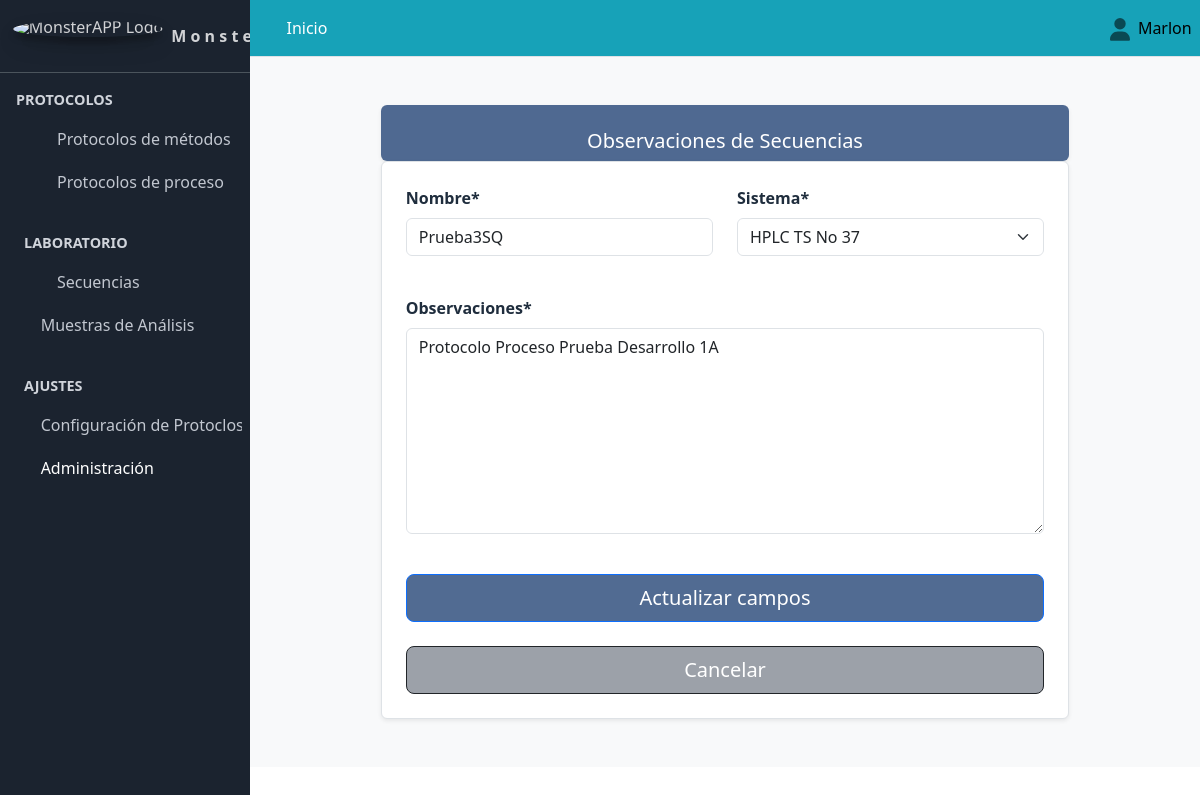
/actualizar_secuencias_validadas/19/ (signed in), run on an earlier commit of the app's database.
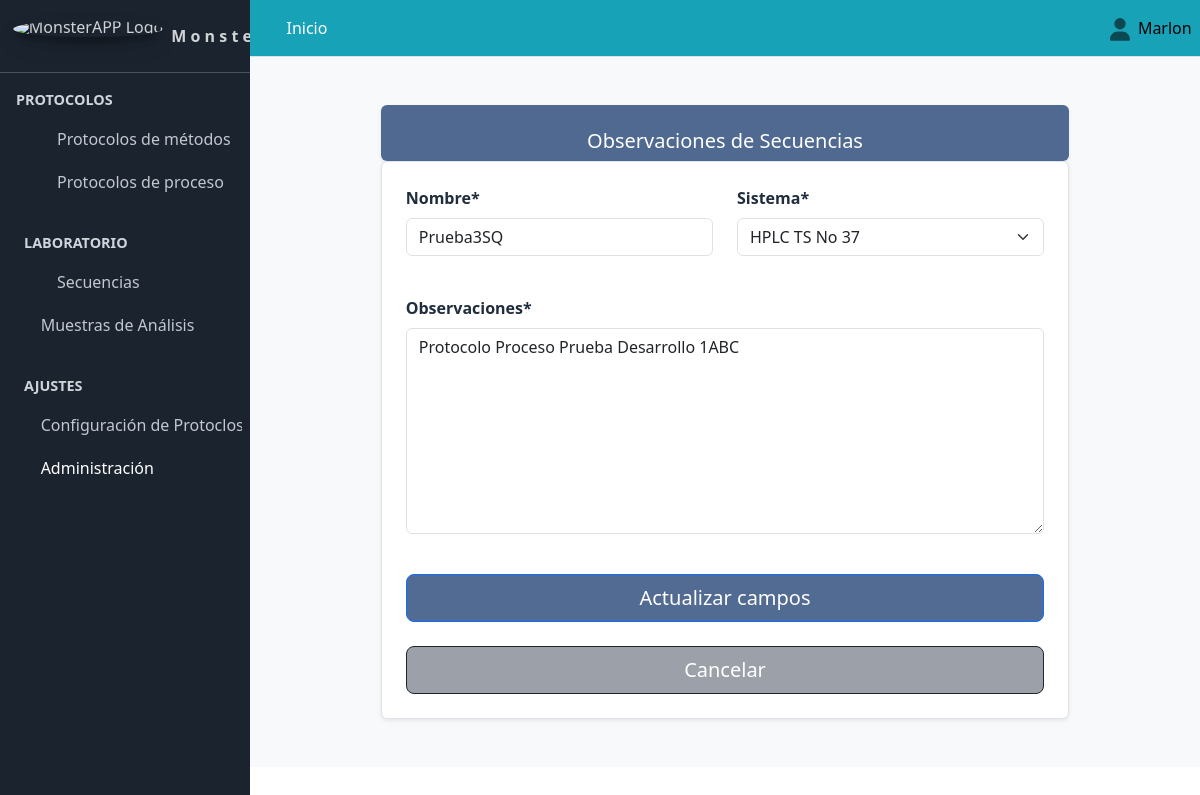
And on a later commit of the database.
### Aplicaciones/Secuencias/models.py (models this page shows, shortened)
class Secuencias(models.Model):
    fecha_Invalidez=models.DateTimeField(verbose_name="Fecha ID", null=True, blank=True, default=datetime.datetime.now)
    nombre=models.CharField(max_length=250, verbose_name="Nombre",  null=False, blank=False)
    fecha_Inicio=models.DateTimeField(verbose_name="Fecha de Inicio", null=False, blank=False)
    fecha_Final=models.DateTimeField(verbose_name="Fecha de Finalización", null=True, blank=True)
    protocolo=models.ForeignKey(to=Protocolos, on_delete=models.CASCADE, verbose_name="Protocolo", null=True, blank=True)
    protocolo_proceso=models.ForeignKey(to=Proceso, on_delete=models.CASCADE, verbose_name="Protocolo de Proceso", null=True, blank=True)
    sistema=models.ForeignKey(to=Sistema, on_delete=models.CASCADE, verbose_name="Sistema", null=True, blank=False)
    class Status(models.TextChoices):
        REGISTRADA = "Registrada", "REGISTRADA"
        INVALIDA = "Invalida", "INVALIDA"
        REVISADA = "Revisada", "REVISADA"
        IMPRESA = "Impresa", "IMPRESA"
        REPORTADA = "Reportada", "REPORTADA"
        AUDITADA = "Auditada", "AUDITADA"
        ENSAYO = "Ensayo", "ENSAYO"
    status=models.CharField(max_length=90, choices=Status.choices, default=Status.REGISTRADA, verbose_name="Status", null=True, blank=True)
    class Condicion(models.TextChoices):
        ACTIVO = "Activo", "ACTIVO"
        PASIVO = "Pasivo", "PASIVO"
    condicion=models.CharField(max_length=90, choices=Condicion.choices, default=Condicion.ACTIVO, verbose_name="Condicion", null=True, blank=True)
    observaciones=models.CharField(max_length=250, verbose_name="Observaciones",  null=True, blank=False)
    parametro_sq=models.ForeignKey(to=Parametro, on_delete=models.CASCADE, verbose_name="Parametro", null=True, blank=True)
    metodo=models.ForeignKey(to=Metodo, on_delete=models.CASCADE, verbose_name="Metodo", null=True, blank=True)
    muestras=models.ForeignKey(to=Muestras_y_Placebos, on_delete=models.CASCADE, verbose_name="Muestras", null=True, blank=True)
    invalidez=models.ForeignKey(to=Invalidar_Secuencia, on_delete=models.CASCADE, verbose_name="Invalidar", null=True, blank=True, default="N.A")
    fecha_invalidar=models.DateTimeField(verbose_name="Fecha de Invalidéz", null=True, blank=True)
    fecha_validar=models.DateTimeField(verbose_name="Fecha de Validación", null=True, blank=True)
    fecha_impresion=models.DateTimeField(verbose_name="Fecha de Impresión", null=True, blank=True)
    fecha_reporte=models.DateTimeField(verbose_name="Fecha de Reporte", null=True, blank=True)
    fecha_auditada=models.DateTimeField(verbose_name="Fecha auditada", null=True, blank=True)
    def individual():
     " This function will be called when a default value is needed.ll return a 31 length string with a-z, 0-9."
     return 'Prueba'
    referencia=models.CharField(max_length=250, verbose_name="Referencia Reporte",  null=True, blank=True,default=individual)
    invalidar=models.ForeignKey(to=usuario_invalidar, on_delete=models.CASCADE, verbose_name="Invalidada por", null=True, blank=True)
    validar=models.ForeignKey(to=usuario_validar, on_delete=models.CASCADE, verbose_name="Validada por", null=True, blank=True)
    imprimir=models.ForeignKey(to=usuario_impresion, on_delete=models.CASCADE, verbose_name="Impresa por", null=True, blank=True)
    reportar=models.ForeignKey(to=usuario_reporte, on_delete=models.CASCADE, verbose_name="Reportada por", null=True, blank=True)
    auditar=models.ForeignKey(to=usuario_auditor, on_delete=models.CASCADE, verbose_name="Auditada por", null=True, blank=True)
    class Meta:
        constraints = [
            models.UniqueConstraint(fields=['protocolo', 'parametro_sq', 'fecha_Invalidez'], name='unique_intro'),
        ]
    class Meta:
        constraints = [
            models.UniqueConstraint(fields=['protocolo_proceso', 'muestras', 'fecha_Invalidez', 'parametro_sq', 'protocolo'], name='unique_intro_nue'),
        ]

### Aplicaciones/Secuencias/views.py (the view)
# urls.py: path("actualizar_secuencias_validadas/<int:pk>/", views.actualizar_secuencias_validadas,name="actualizar_secuencias_validadas"),
@login_required
def actualizar_secuencias_validadas(request, pk):
   titulo="Crear Secuencias"
   secuencia=Secuencias.objects.get(id=pk)
   protocolos=Protocolos.objects.all()
   parametros=Parametro.objects.all()
   sistema=Sistema.objects.all()
   ensayo=Ensayo.objects.all()
   if request.method == "POST":
        form = secuenciasForm(request.POST, instance=secuencia)
        if form.is_valid():
            form.save()
            messages.success(request, "La secuencia ha sido actualizada")
            return redirect("proceso_secuencias_en_curso")
        else:
             messages.error(request, "Por favor revisa los datos ingresados")
             return redirect("crear_secuencias_en_curso")
   else:
        form = secuenciasForm(instance=secuencia)
   context={
        "titulo":titulo,
        "form":form,
        "protocolos":protocolos,
        "parametros":parametros,
         "ensayo":ensayo,
         "sistema":sistema,
         "secuencia":secuencia,
    }
   return render(request, "secuencias/actualizar_secuencias_validadas.html", context)

### Aplicaciones/Secuencias/forms.py
class secuenciasForm(forms.ModelForm):
    observaciones = forms.CharField(widget=forms.Textarea(attrs={'rows':8}), required=True)
    invalidez = forms.ModelChoiceField(
    queryset=Invalidar_Secuencia.objects.all(),
    required=False)
    class Meta:
        model=Secuencias
        fields = '__all__'
        exclude=["condicion"]

### Aplicaciones/Protocolo_Metodos/models.py (called while the page is built)
    def __str__(self):
        return(self.nombre_ensayo)

    def __str__(self):
        return(self.codigo_metodo)

    def etapa(self):
        return "{} {}".format(self.nombre_etapa, self.ensayo)

    def __str__(self):
        return str(self.etapa())

    def nombre_subparamtro_completo(self):
        return "{}".format(self.nombre_subparametro.__str__())

    def __str__(self):
        return str(self.nombre_subparamtro_completo())

    def nombre_titulo_parametro(self):
        return "{}".format(self.titulo_parametro)

    def __str__(self):
        return str(self.nombre_titulo_parametro())

    def nombre_Parametro(self):
        return "{} {}".format(self.nombre_titulo, self.nombre_parametro)

    def __str__(self):
        return str(self.nombre_Parametro())

    def __str__(self):
        return str(self.nombre_muestras_y_placebos())

### SISTEMA_ANALITICO/templates/secuencias/actualizar_secuencias_validadas.html (shortened to what this page needs)
{% extends "partial/body.html" %}
{% load crispy_forms_tags %}
{% load crispy_forms_filters %}
{% block contenido %}
{% load bootstrap5 %}
<link rel="stylesheet" href="https://unpkg.com/bootstrap@5.3.3/dist/css/bootstrap.min.css">
<link rel="stylesheet" href="https://unpkg.com/bs-brain@2.0.4/components/contacts/contact-1/assets/css/contact-1.css">
<section class="bg-light py-3 py-md-5">
  <div class="container">
    <div class="row justify-content-lg-center">
      <div class="col-12 col-lg-9">
        <div class="shadow-sm overflow-hidden rounded " style="background-color: #1b3d70c2; ">
          <h5 class="text-white text-center  "><br>Observaciones de Secuencias</h5>
     </div>
        <div class="bg-white border rounded shadow-sm overflow-hidden">
          <form action="" id="myModelForm" method="POST">    {% csrf_token %}
            <div class="row gy-4 gy-xl-4 p-4 p-xl-4">
              {% if perms.auth.view_user %}
              <div class="col-12 col-md-6">
                {{ form.nombre|as_crispy_field  }}
              </div>
              <div class="col-12 col-md-6">
                {{ form.sistema|as_crispy_field  }}
              </div>
              <div class="col-12">
                {{ form.observaciones|as_crispy_field  }}
              </div>
              <div class="col-12">
                <div class="d-grid">
                  <button class="btn btn-primary btn-lg" type="submit" style="background-color: #1b3d70c2;">Actualizar campos</button> <br>
                  <div><a href="{% url 'proceso_secuencias_en_curso' %}" onclick='salir(event)' type="submit" class="btn btn-dark btn-lg btn-block" style="background-color: #7d848ec2;" >Cancelar</a>
                </div>
            </div>
            {% endif %}
          </form>
        </div>
      </div>
    </div>
  </div>
</section>
{% endblock contenido %}

What changed in the data, as far as the page shows it:
changed Secuencias "Prueba3SQ": observaciones "Protocolo Proceso Prueba Desarrollo 1A" → "Protocolo Proceso Prueba Desarrollo 1ABC"
